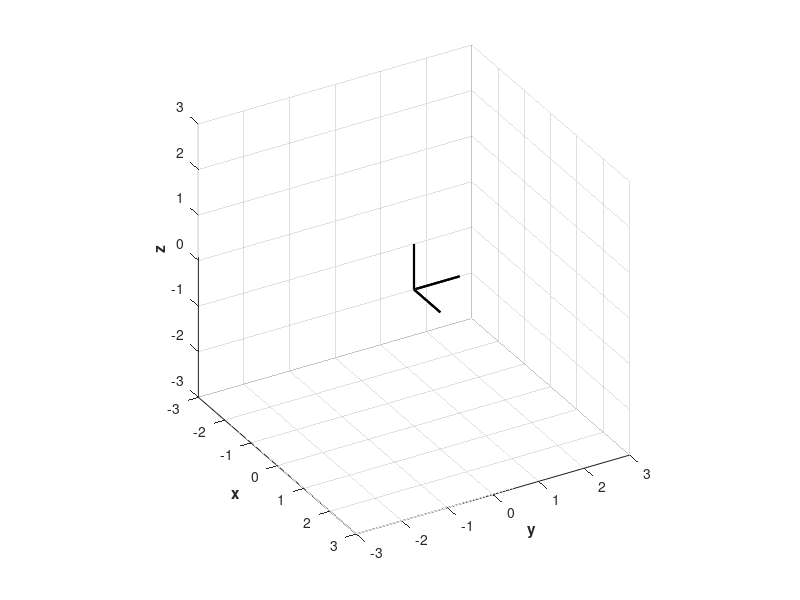

This figure's MATLAB source: (Note: this script raises an error after producing the figure.)
% restart
close all; clear; clc;

points = [0 0 0; 1 0 0; 0 0 0; 0 1 0; 0 0 0; 0 0 1];

figure;
hold on; grid on; axis equal;
plot3(points(:,1),points(:,2),points(:,3),'k-','LineWidth',1.6);
xlim([-3 3]);
ylim([-3 3]);
zlim([-3 3]);
xlabel('\bfx');
ylabel('\bfy');
zlabel('\bfz');
view([60 30]);

% primary rotation: +90deg about z axis
theta1 = 90*pi/180;
u1 = [0 0 1]';
q1 = [cos(theta1/2); -sin(theta1/2)*u1]; % note negative sign b/c we'll be applying matrix to ROW VECTORS

% perturbation rotation: +10deg about y axis
theta2 = 10*pi/180;
u2 = [0 1 0]';
q2 = [cos(theta2/2); -sin(theta2/2)*u2]; % note negative sign b/c we'll be applying matrix to ROW VECTORS

q = quatmult(q2,q1);

points_new = points*quat2matrix(q);

plot3(points_new(:,1),points_new(:,2),points_new(:,3),'r-','LineWidth',1.6);